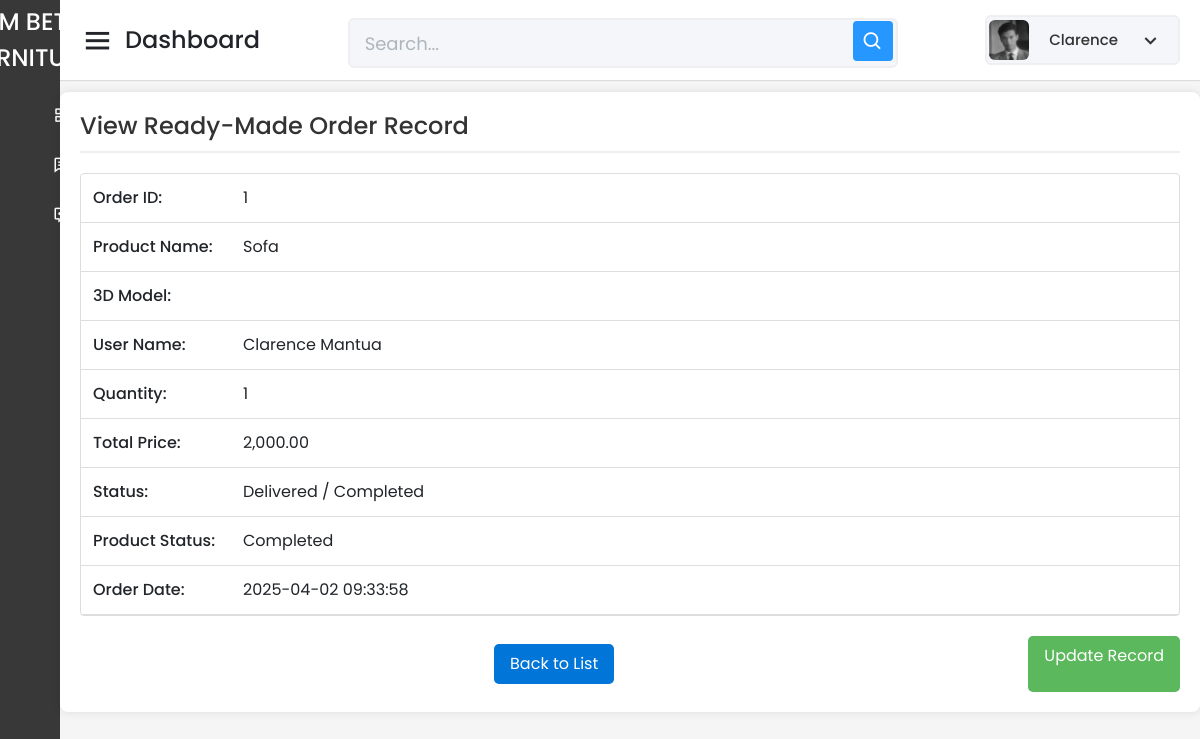
Page /Capstone_Admin/readymade/read-one-readymade-form.php?id=1 (signed in) on the earlier database version.
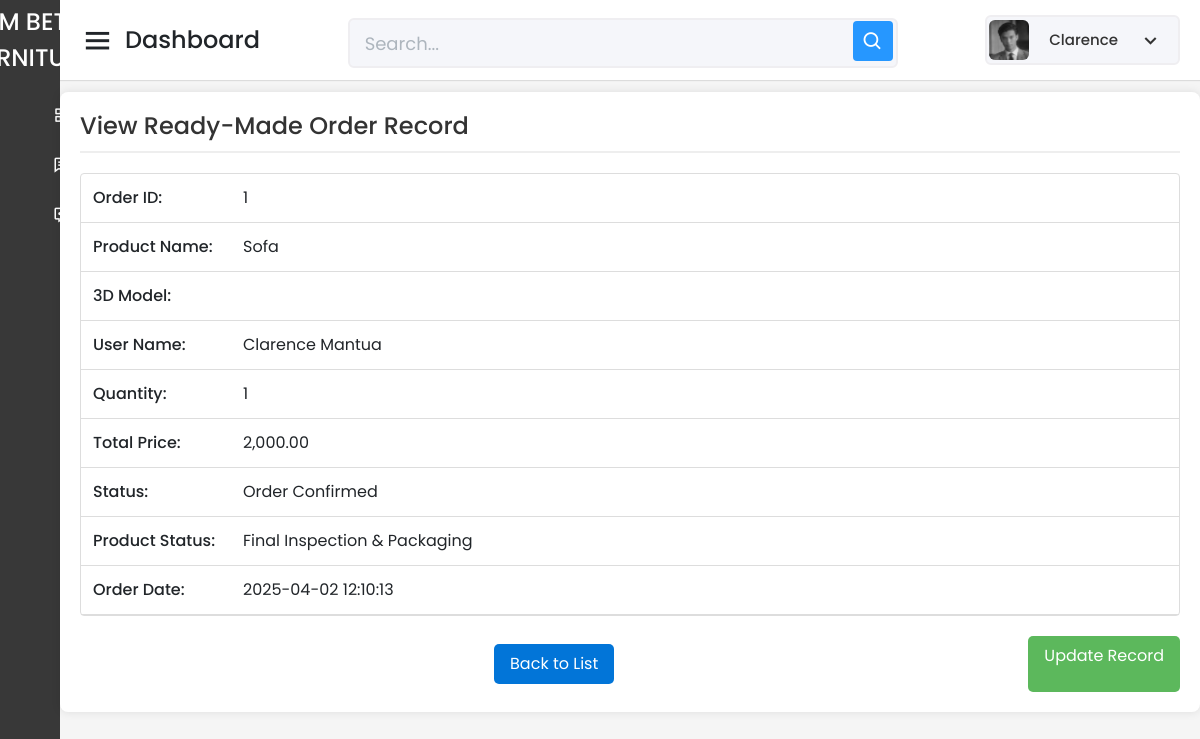
Same page on the later database version.
### tables this page shows
CREATE TABLE `tbl_ready_made_orders` (
  `ReadyMadeOrder_ID` int(11) NOT NULL AUTO_INCREMENT,
  `Product_ID` int(11) NOT NULL,
  `User_ID` varchar(150) NOT NULL,
  `Quantity` int(11) NOT NULL,
  `Total_Price` decimal(10,2) NOT NULL,
  `Order_Status` int(3) NOT NULL DEFAULT 0,
  `Order_Date` timestamp NOT NULL DEFAULT current_timestamp(),
  `Product_Status` int(3) NOT NULL DEFAULT 0,
  `Progress_Pic_10` varchar(255) DEFAULT NULL,
  `Progress_Pic_20` varchar(255) DEFAULT NULL,
  `Progress_Pic_30` varchar(255) DEFAULT NULL,
  `Progress_Pic_40` varchar(255) DEFAULT NULL,
  `Progress_Pic_50` varchar(255) DEFAULT NULL,
  `Progress_Pic_60` varchar(255) DEFAULT NULL,
  `Progress_Pic_70` varchar(255) DEFAULT NULL,
  `Progress_Pic_80` varchar(255) DEFAULT NULL,
  `Progress_Pic_90` varchar(255) DEFAULT NULL,
  `Progress_Pic_100` varchar(255) DEFAULT NULL,
  `Stop_Reason` varchar(255) DEFAULT NULL,
  PRIMARY KEY (`ReadyMadeOrder_ID`),
  KEY `Product_ID` (`Product_ID`),
  KEY `User_ID` (`User_ID`),
  CONSTRAINT `tbl_ready_made_orders_ibfk_1` FOREIGN KEY (`Product_ID`) REFERENCES `tbl_prod_info` (`Product_ID`),
  CONSTRAINT `tbl_ready_made_orders_ibfk_2` FOREIGN KEY (`User_ID`) REFERENCES `tbl_user_info` (`User_ID`)
);

CREATE TABLE `tbl_prod_info` (
  `Product_ID` int(11) NOT NULL AUTO_INCREMENT,
  `Product_Name` varchar(255) NOT NULL,
  `Description` text DEFAULT NULL,
  `Category` varchar(100) DEFAULT NULL,
  `Sizes` varchar(100) DEFAULT NULL,
  `Color` varchar(50) DEFAULT NULL,
  `Stock` varchar(100) DEFAULT NULL,
  `Assembly_Required` varchar(255) DEFAULT NULL,
  `ImageURL` varchar(255) DEFAULT NULL,
  `Price` varchar(255) NOT NULL,
  `Sold` varchar(255) DEFAULT NULL,
  `DateAdded` timestamp NOT NULL DEFAULT current_timestamp(),
  `LastUpdate` timestamp NOT NULL DEFAULT current_timestamp() ON UPDATE current_timestamp(),
  `GLB_File_URL` varchar(255) DEFAULT NULL,
  `product_type` enum('readymade','custom') DEFAULT 'readymade',
  PRIMARY KEY (`Product_ID`)
);

### Capstone_Admin/readymade/read-one-readymade-form.php (the view, shortened to what the changed rows need)
<?php
include '../config/database.php';
try {
    $query = "
        SELECT
            r.ReadyMadeOrder_ID,
            r.Product_ID,
            p.Product_Name,
            p.GLB_File_URL,
            r.User_ID,
            CONCAT(u.First_Name, ' ', u.Last_Name) AS User_Name,
            r.Quantity,
            r.Total_Price,
            r.Order_Status,
            r.Product_Status,
            r.Order_Date
        FROM tbl_ready_made_orders r
        JOIN tbl_prod_info p ON r.Product_ID = p.Product_ID
        JOIN tbl_user_info u ON r.User_ID = u.User_ID
        WHERE r.ReadyMadeOrder_ID = ?";
    $stmt = $pdo->prepare($query);
    $stmt->bindValue(1, $_GET['id']);
    $stmt->execute();
    $row = $stmt->fetch(PDO::FETCH_ASSOC);
    $readyMadeOrderID = $row["ReadyMadeOrder_ID"];
    $productName = $row["Product_Name"];
    $quantity = $row["Quantity"];
    $totalPrice = $row["Total_Price"];
    $orderStatus = $row["Order_Status"];
    $productStatus = $row["Product_Status"];
    $orderDate = $row["Order_Date"];
$orderStatusMap = [
    0   => 'Order Received',
    10  => 'Order Confirmed',
    20  => 'Design Finalization',
    30  => 'Material Preparation',
    40  => 'Production Started',
    50  => 'Mid-Production',
    60  => 'Finishing Process',
    70  => 'Quality Check',
    80  => 'Final Assembly',
    90  => 'Ready for Delivery',
    100 => 'Delivered / Completed'
];
$orderStatusText = $orderStatusMap[$orderStatus] ?? 'Unknown Status';
$productStatusLabels = [
    0   => 'Concept Stage',
    10  => 'Design Approved',
    20  => 'Material Sourcing',
    30  => 'Cutting & Shaping',
    40  => 'Structural Assembly',
    50  => 'Detailing & Refinements',
    60  => 'Sanding & Pre-Finishing',
    70  => 'Varnishing/Painting',
    80  => 'Drying & Curing',
    90  => 'Final Inspection & Packaging',
    100 => 'Completed'
];
$productStatusText = $productStatusLabels[$productStatus] ?? 'Unknown Status';
} catch (Exception $e) {
    echo "An error occurred: " . $e->getMessage();
    exit();
}
?>
<!DOCTYPE html>
<html lang="en" dir="ltr">
<head>
    <link href="../static/css/bootstrap.min.css" rel="stylesheet">
    <link href="../static/css-files/dashboard.css" rel="stylesheet">
    <link href="../static/css-files/button.css" rel="stylesheet">
    <link href="../static/css-files/admin_homev2.css" rel="stylesheet">
    <link href="https://unpkg.com/boxicons@2.0.7/css/boxicons.min.css" rel="stylesheet" />
</head>
<body>
    <section class="home-section">
        <br><br><br>
        <div class="container_boxes">
            <form name="frmReadyMadeRec" method="POST" action="">
                <table>
                    <tr><td>Order ID:</td><td><?php echo $readyMadeOrderID; ?></td></tr>
                    <tr><td>Product Name:</td><td><?php echo $productName; ?></td></tr>
                    <tr><td>Quantity:</td><td><?php echo $quantity; ?></td></tr>
                    <tr><td>Total Price:</td><td><?php echo number_format($totalPrice, 2); ?></td></tr>
                    <tr><td>Status:</td><td><?php echo $orderStatusText; ?></td></tr>
                    <tr><td>Product Status:</td><td><?php echo $productStatusText; ?></td></tr>
                    <tr><td>Order Date:</td><td><?php echo $orderDate; ?></td></tr>
                </table>
            </form>
        </div>
    </section>
</body>
</html>

Differences in the rows shown:
changed tbl_ready_made_orders "Sofa": Order_Status "Delivered / Completed" → "Order Confirmed"; Product_Status "Completed" → "Final Inspection & Packaging"; Order_Date "2025-04-02 09:33:58" → "2025-04-02 12:10:13"
